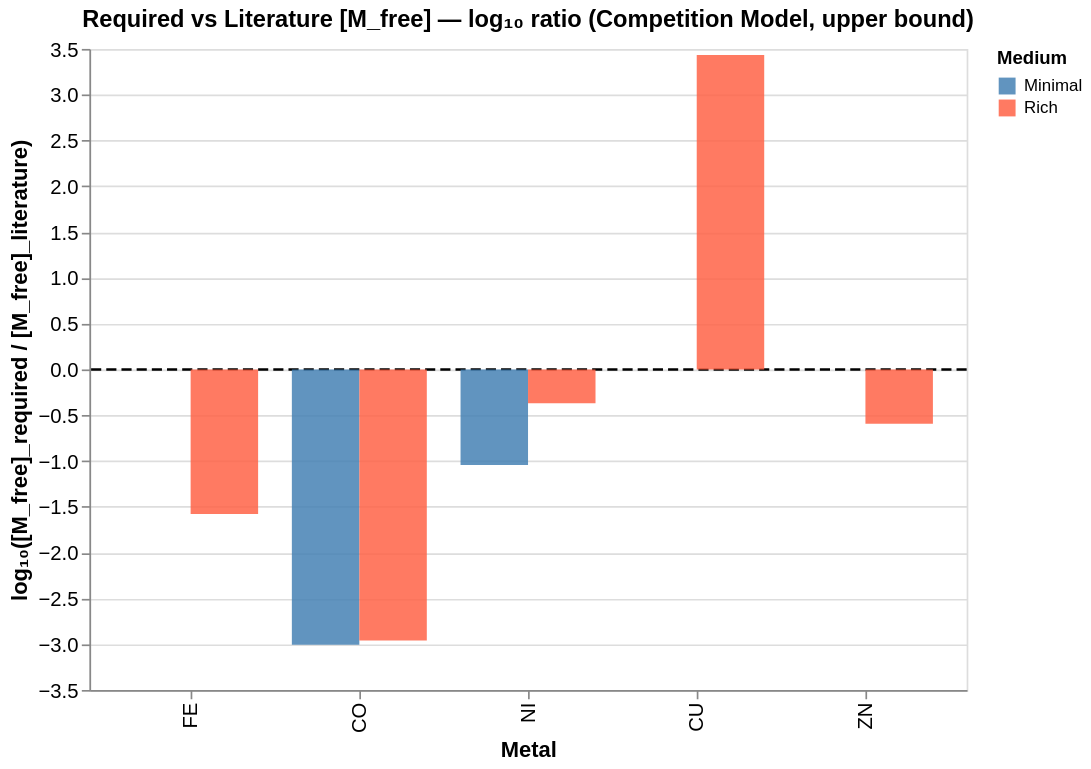

This figure's notebook cell:
### Markdown cell above
### Plot Deprecated – Required [M_free] to explain observed deficit

For each metal, compute what free metal concentration [M_free]_required would be needed to make the model's predicted buffering exactly match the observed deficit:

[M_free]_required = deficit_M / (Σ_L β_L * [L_free])

This diagnostic tells us whether the literature free-metal concentrations are consistent with the observed deficits.

### Code cell
# ── Plot: Required [M_free] to explain observed deficit ────────────────────
# For each metal and condition, invert the competition model to find the
# [M_free]_required such that the model's predicted buffering equals deficit_M.

def compute_free_buf_from_free_metal(free_metal_d, sim_buf_d, buffer_to_metal_ub):
    """Re-derive free buffer concentrations using Step 1 of the competition model (1:1 only)."""
    free_buf = {}
    for buf in set(buffer_to_metal_ub):
        total = sim_buf_d.get(buf, 0.0)
        B = 1.0
        for m, lb in buffer_to_metal_ub.get(buf, {}).items():
            B += 10**lb * free_metal_d.get(m, 0.0)
        free_buf[buf] = total / B
    return free_buf


rows_p7 = []

for condition, free_metal_ser, sim_buf_ser, deficit_df in [
    ("Minimal", free_metal_minimal, sim_buf_minimal, deficit_minimal),
    ("Rich",    free_metal_rich,    sim_buf_rich,    deficit_rich),
]:
    free_metal_d = free_metal_ser.to_dict()
    sim_buf_d    = sim_buf_ser.to_dict()

    free_buf = compute_free_buf_from_free_metal(
        free_metal_d, sim_buf_d,
        buffer_to_metal_ub,
    )

    for metal in ALL_METALS:
        # --- deficit for this metal / condition ---
        if metal not in deficit_df.index:
            continue
        deficit_val = deficit_df.loc[metal, "deficit_M"]
        if np.isnan(deficit_val) or deficit_val <= 0:
            continue

        # --- sum β_L * [L_free] over all buffers (1:1 upper-bound constants) ---
        sum_beta_L = sum(
            10**lb * free_buf.get(buf, 0.0)
            for buf, lb in metal_to_buffer_ub.get(metal, {}).items()
        )

        if sum_beta_L == 0.0:
            continue

        mfree_required   = deficit_val / sum_beta_L
        mfree_literature = free_metal_d.get(metal, np.nan)

        if np.isnan(mfree_literature) or mfree_literature <= 0:
            log10_ratio = np.nan
        else:
            log10_ratio = np.log10(mfree_required / mfree_literature)

        rows_p7.append(dict(
            Medium=condition,
            Element=metal,
            deficit_M=deficit_val,
            mfree_literature=mfree_literature,
            sum_beta_L=sum_beta_L,
            mfree_required=mfree_required,
            log10_ratio=log10_ratio,
        ))

df_p7 = pl.DataFrame(rows_p7)

# ── Summary table ─────────────────────────────────────────────────────────────
display(
    df_p7.rename({
        "deficit_M":        "deficit_M (M)",
        "mfree_literature": "[M_free]_literature (M)",
        "sum_beta_L":       "sum_beta_L",
        "mfree_required":   "[M_free]_required (M)",
        "log10_ratio":      "log10_ratio",
    })
)

# ── Altair bar chart ──────────────────────────────────────────────────────────
df_p7_nonan = df_p7.filter(pl.col("log10_ratio").is_not_nan())

rule = (
    alt.Chart(pl.DataFrame({"y": [0.0]}))
    .mark_rule(strokeDash=[6, 3], color="black", strokeWidth=1.5)
    .encode(y=alt.Y("y:Q"))
)

bars = (
    alt.Chart(df_p7_nonan)
    .mark_bar(opacity=0.85)
    .encode(
        x=alt.X("Element:N", title="Metal", sort=ALL_METALS),
        y=alt.Y(
            "log10_ratio:Q",
            title="log₁₀([M_free]_required / [M_free]_literature)",
            axis=alt.Axis(grid=True),
        ),
        color=alt.Color(
            "Medium:N",
            scale=alt.Scale(domain=["Minimal", "Rich"], range=["steelblue", "tomato"]),
        ),
        xOffset="Medium:N",
        tooltip=["Medium", "Element", "deficit_M", "mfree_literature",
                 "sum_beta_L", "mfree_required", "log10_ratio"],
    )
)

chart_free_metal_required = (
    (rule + bars)
    .properties(
        width=520,
        height=380,
        title="Required vs Literature [M_free] — log₁₀ ratio (Competition Model, upper bound)",
    )
    .configure_axis(labelFontSize=12, titleFontSize=13)
    .configure_title(fontSize=14)
)

chart_free_metal_required

### Figure 1 — Vega-Lite specification as saved in the notebook (floating-point values rounded to 4 significant figures)
{"config": {"view": {"continuousWidth": 300, "continuousHeight": 300}, "axis": {"labelFontSize": 12, "titleFontSize": 13}, "title": {"fontSize": 14}}, "layer": [{"data": {"name": "data-87e69d7a9d7ae5b02a22f807b2d20c57"}, "mark": {"type": "rule", "color": "black", "strokeDash": [6, 3], "strokeWidth": 1.5}, "encoding": {"y": {"field": "y", "type": "quantitative"}}}, {"data": {"name": "data-102432ea2ebc2b03ed36c34472effb40"}, "mark": {"type": "bar", "opacity": 0.85}, "encoding": {"color": {"field": "Medium", "scale": {"domain": ["Minimal", "Rich"], "range": ["steelblue", "tomato"]}, "type": "nominal"}, "tooltip": [{"field": "Medium", "type": "nominal"}, {"field": "Element", "type": "nominal"}, {"field": "deficit_M", "type": "quantitative"}, {"field": "mfree_literature", "type": "quantitative"}, {"field": "sum_beta_L", "type": "quantitative"}, {"field": "mfree_required", "type": "quantitative"}, {"field": "log10_ratio", "type": "quantitative"}], "x": {"field": "Element", "sort": ["MG", "MN", "FE", "CO", "NI", "CU", "ZN"], "title": "Metal", "type": "nominal"}, "xOffset": {"field": "Medium", "type": "nominal"}, "y": {"axis": {"grid": true}, "field": "log10_ratio", "title": "log₁₀([M_free]_required / [M_free]_literature)", "type": "quantitative"}}}], "height": 380, "title": "Required vs Literature [M_free] — log₁₀ ratio (Competition Model, upper bound)", "width": 520, "$schema": "https://vega.github.io/schema/vega-lite/v5.20.1.json", "datasets": {"data-87e69d7a9d7ae5b02a22f807b2d20c57": [{"y": 0.0}], "data-102432ea2ebc2b03ed36c34472effb40": [{"Medium": "Minimal", "Element": "CO", "deficit_M": 5.957e-07, "mfree_literature": 2.42e-10, "sum_beta_L": 2491000.0, "mfree_required": 2.391e-13, "log10_ratio": -3.005}, {"Medium": "Minimal", "Element": "NI", "deficit_M": 3.546e-06, "mfree_literature": 2.56e-12, "sum_beta_L": 15270000.0, "mfree_required": 2.323e-13, "log10_ratio": -1.042}, {"Medium": "Rich", "Element": "FE", "deficit_M": 6.076e-05, "mfree_literature": 1.9e-06, "sum_beta_L": 1210.0, "mfree_required": 5.022e-08, "log10_ratio": -1.578}, {"Medium": "Rich", "Element": "CO", "deficit_M": 2.397e-07, "mfree_literature": 7e-11, "sum_beta_L": 3129000.0, "mfree_required": 7.66e-14, "log10_ratio": -2.961}, {"Medium": "Rich", "Element": "NI", "deficit_M": 1.057e-06, "mfree_literature": 1.3e-13, "sum_beta_L": 18960000.0, "mfree_required": 5.573e-14, "log10_ratio": -0.3678}, {"Medium": "Rich", "Element": "CU", "deficit_M": 3.91e-05, "mfree_literature": 4.5e-20, "sum_beta_L": 320400000000.0, "mfree_required": 1.22e-16, "log10_ratio": 3.433}, {"Medium": "Rich", "Element": "ZN", "deficit_M": 2.29e-05, "mfree_literature": 9.4e-12, "sum_beta_L": 9515000.0, "mfree_required": 2.407e-12, "log10_ratio": -0.5916}]}}
